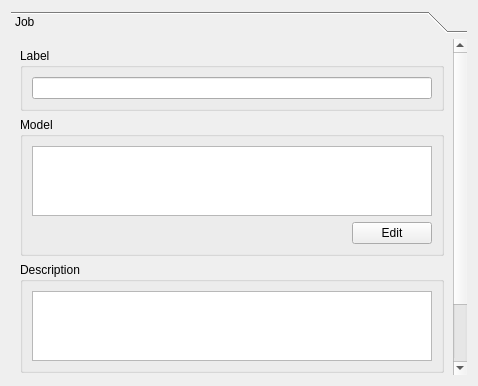
  <widget class="QWidget" name="tabGeneral">
   <attribute name="title">
    <string>General</string>
   </attribute>
   <layout class="QVBoxLayout" name="verticalLayout_12">
    <item>
     <widget class="QToolBox" name="jobBox">
      <property name="currentIndex">
       <number>0</number>
      </property>
      <widget class="QWidget" name="page_5">
       <property name="geometry">
        <rect>
         <x>0</x>
         <y>0</y>
         <width>707</width>
         <height>648</height>
        </rect>
       </property>
       <attribute name="label">
        <string>Job</string>
       </attribute>
       <layout class="QVBoxLayout" name="verticalLayout_17">
        <item>
         <widget class="QGroupBox" name="groupBox_6">
          <property name="title">
           <string>Label</string>
          </property>
          <layout class="QVBoxLayout" name="verticalLayout_16">
           <item>
            <widget class="QLineEdit" name="jobLabel"/>
           </item>
          </layout>
         </widget>
        </item>
        <item>
         <widget class="QGroupBox" name="groupBox_4">
          <property name="title">
           <string>Model</string>
          </property>
          <layout class="QVBoxLayout" name="verticalLayout_14">
           <item>
            <widget class="QListWidget" name="jobModel">
             <property name="selectionMode">
              <enum>QAbstractItemView::MultiSelection</enum>
             </property>
            </widget>
           </item>
           <item>
            <layout class="QHBoxLayout" name="horizontalLayout_6">
             <item>
              <spacer name="horizontalSpacer_2">
               <property name="orientation">
                <enum>Qt::Horizontal</enum>
               </property>
               <property name="sizeHint" stdset="0">
                <size>
                 <width>334</width>
                 <height>20</height>
                </size>
               </property>
              </spacer>
             </item>
             <item>
              <widget class="QPushButton" name="jobModelEdit">
               <property name="text">
                <string>Edit</string>
               </property>
              </widget>
             </item>
            </layout>
           </item>
          </layout>
         </widget>
        </item>
        <item>
         <widget class="QGroupBox" name="groupBox_5">
          <property name="title">
           <string>Description</string>
          </property>
          <layout class="QVBoxLayout" name="verticalLayout_15">
           <item>
            <widget class="QPlainTextEdit" name="jobDescription"/>
           </item>
          </layout>
         </widget>
        </item>
        <item>
         <widget class="QGroupBox" name="machineGroup">
          <property name="title">
           <string>Machine</string>
          </property>
          <layout class="QHBoxLayout" name="horizontalLayout_machine">
           <item>
            <widget class="QComboBox" name="jobMachine">
             <property name="sizePolicy">
              <sizepolicy hsizetype="Expanding" vsizetype="Fixed">
               <horstretch>0</horstretch>
               <verstretch>0</verstretch>
              </sizepolicy>
             </property>
             <property name="toolTip">
              <string>Machine configuration for this job, drawn from machines available in the asset path. New machines can be added with the New Machine button.</string>
             </property>
            </widget>
           </item>
           <item>
            <widget class="QPushButton" name="jobMachineNew">
             <property name="text">
              <string>New Machine</string>
             </property>
             <property name="toolTip">
              <string>Opens the Machine Editor to create a new machine. The new machine will be available for selection once saved.</string>
             </property>
            </widget>
           </item>
          </layout>
         </widget>
        </item>
       </layout>
      </widget>
     </widget>
    </item>
   </layout>
  </widget>
